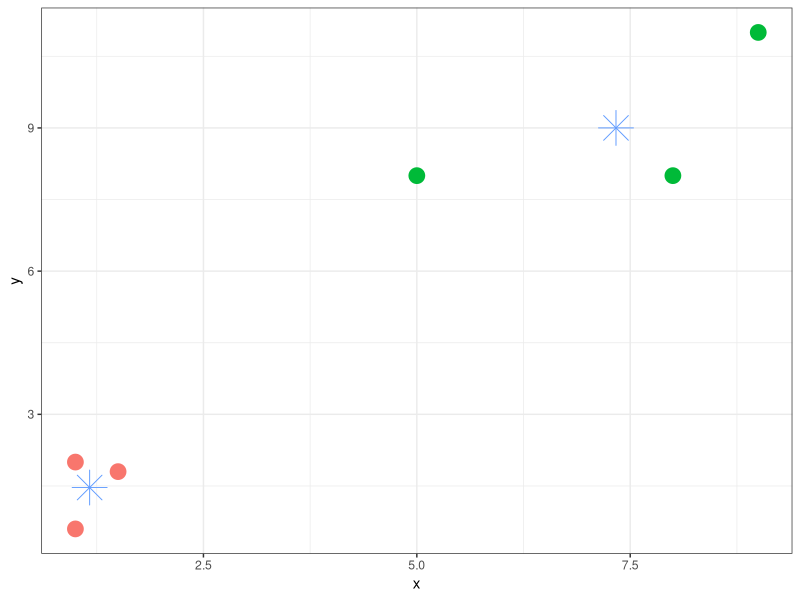

The R script that drew this image:
## ---- chunk 1
# install.packages("devtools")
# devtools::install_github("hadley/tidyverse")
library(tidyverse)
## ---- chunk 2
data <- data.frame(x=c(1,5,1.5,8,1,9), y=c(2,8,1.8,8,0.6,11))
## ---- chunk 3
set.seed(1)
kmeans <- kmeans(data, centers=2)

centroids <- as.data.frame(kmeans$centers)
#setting labels to a factor to force categorical colors
centroids$labels <- factor(3)  ## just a different color
data$labels <- factor(kmeans$cluster)

print(centroids)
print(data)
## ---- chunk 4
ggplot(data, aes(x=x, y=y, color=labels)) +
  # add data points
  geom_point(size=5) +
  # add centroids
  geom_point(data=centroids, size=8, shape=8) +
  # set basic themen and remove legend
  theme_bw() + theme(legend.position = "none")
